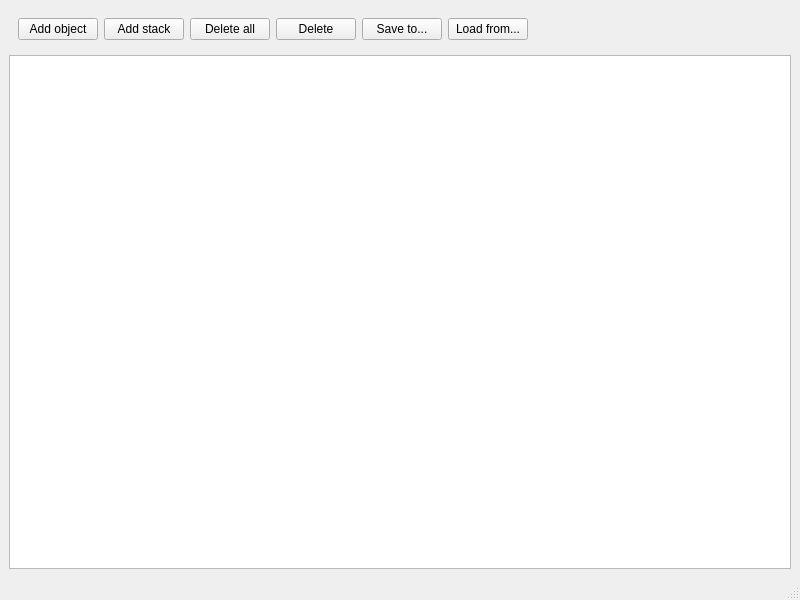
<?xml version="1.0" encoding="UTF-8"?>
<ui version="4.0">
 <class>MainWindow</class>
 <widget class="QMainWindow" name="MainWindow">
  <property name="geometry">
   <rect>
    <x>0</x>
    <y>0</y>
    <width>800</width>
    <height>600</height>
   </rect>
  </property>
  <property name="windowTitle">
   <string>Laboratoty work №3</string>
  </property>
  <widget class="QWidget" name="centralwidget">
   <layout class="QVBoxLayout" name="verticalLayout">
    <item>
     <widget class="QWidget" name="widget" native="true">
      <property name="minimumSize">
       <size>
        <width>0</width>
        <height>40</height>
       </size>
      </property>
      <property name="maximumSize">
       <size>
        <width>16777215</width>
        <height>40</height>
       </size>
      </property>
      <layout class="QHBoxLayout" name="horizontalLayout">
       <item>
        <widget class="QPushButton" name="butAddObject">
         <property name="text">
          <string>Add object</string>
         </property>
        </widget>
       </item>
       <item>
        <widget class="QPushButton" name="butAddObjectStack">
         <property name="text">
          <string>Add stack</string>
         </property>
        </widget>
       </item>
       <item>
        <widget class="QPushButton" name="butDeleteAll">
         <property name="text">
          <string>Delete all</string>
         </property>
        </widget>
       </item>
       <item>
        <widget class="QPushButton" name="butDelItem">
         <property name="text">
          <string>Delete</string>
         </property>
        </widget>
       </item>
       <item>
        <widget class="QPushButton" name="butSave">
         <property name="text">
          <string>Save to...</string>
         </property>
        </widget>
       </item>
       <item>
        <widget class="QPushButton" name="butLoad">
         <property name="text">
          <string>Load from...</string>
         </property>
        </widget>
       </item>
       <item>
        <spacer name="horizontalSpacer">
         <property name="orientation">
          <enum>Qt::Horizontal</enum>
         </property>
         <property name="sizeHint" stdset="0">
          <size>
           <width>40</width>
           <height>20</height>
          </size>
         </property>
        </spacer>
       </item>
      </layout>
     </widget>
    </item>
    <item>
     <widget class="QListWidget" name="listObjects"/>
    </item>
   </layout>
  </widget>
  <widget class="QMenuBar" name="menubar">
   <property name="geometry">
    <rect>
     <x>0</x>
     <y>0</y>
     <width>800</width>
     <height>25</height>
    </rect>
   </property>
  </widget>
  <widget class="QStatusBar" name="statusbar"/>
 </widget>
 <resources/>
 <connections/>
</ui>
